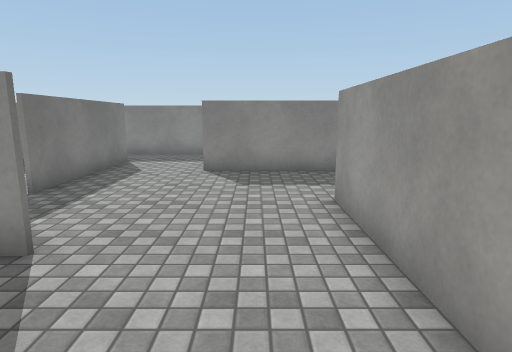
view 1 (above)

20 first-person views from a walk through a Unity game level. The camera is 1.5 m above the floor, tilts 10° down and sees 75° across. The floor is counted in squares, 1 m on a side. Each view is taken from the middle of a square. On the plan, view 1 faces up. The plan holds only what a view shows up to about 15 squares ahead; the rest is blank. Surface patterns are stand-ins for the level's own textures.

view 2
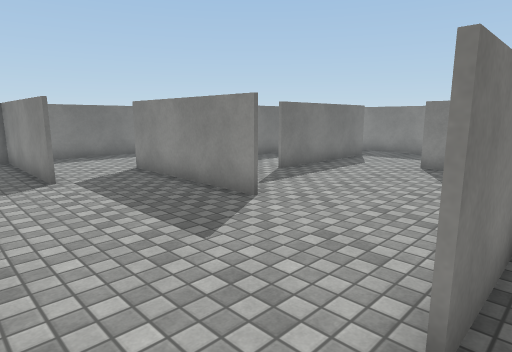

view 3
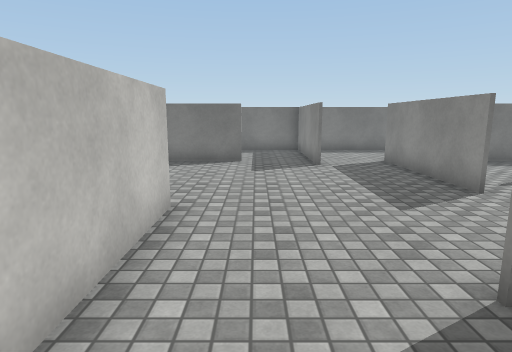

view 4
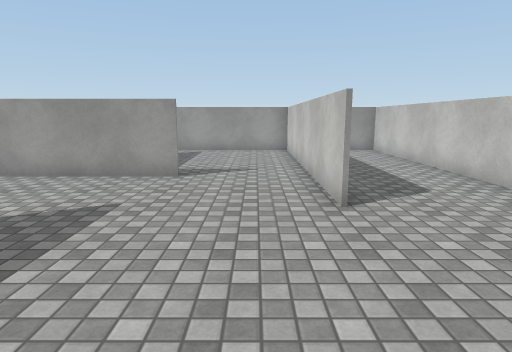

view 5
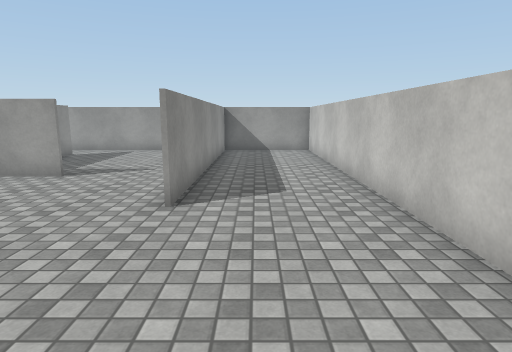

view 6
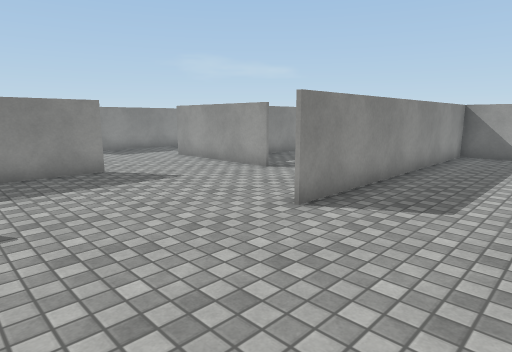

view 7
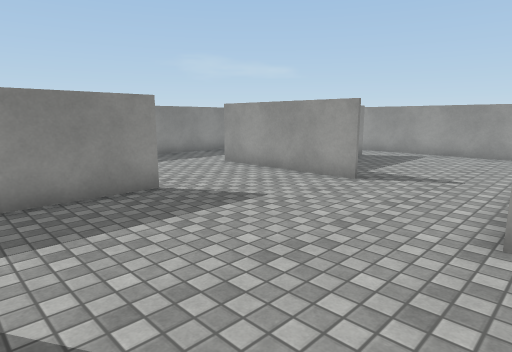

view 8
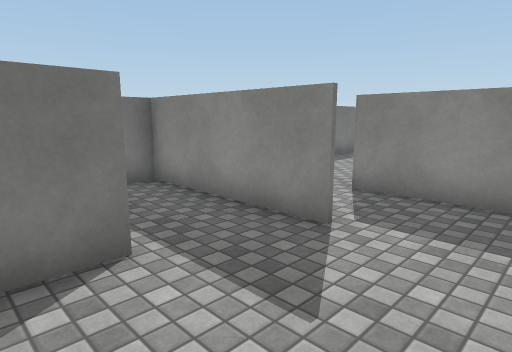

view 9
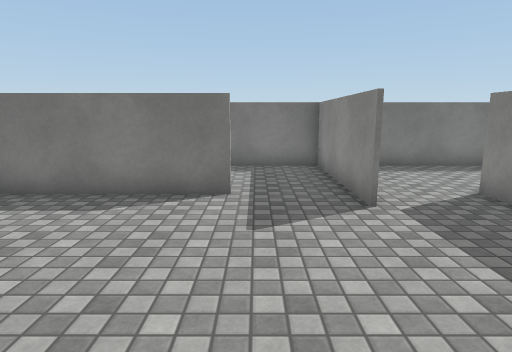

view 10
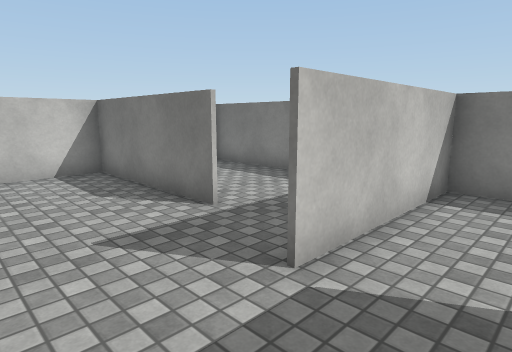

view 11
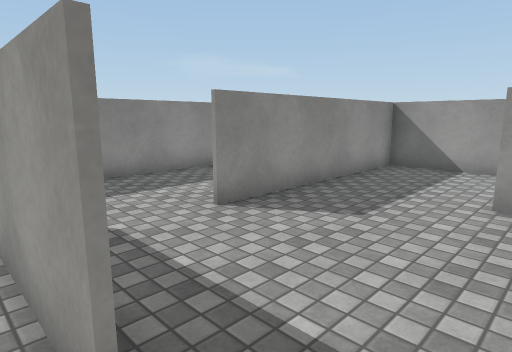

view 12
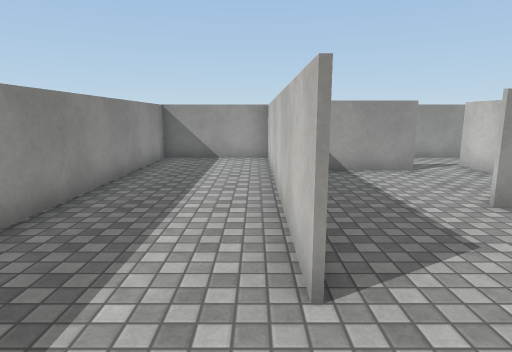

view 13
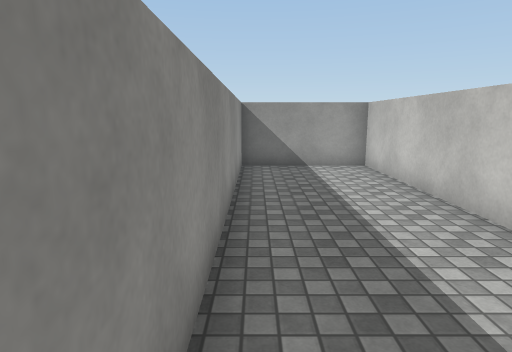

view 14
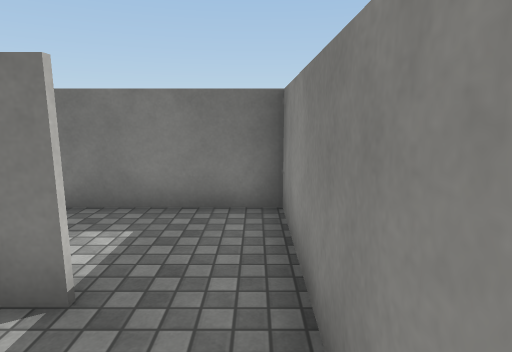

view 15
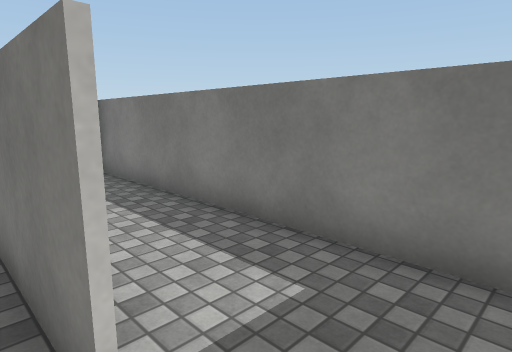

view 16
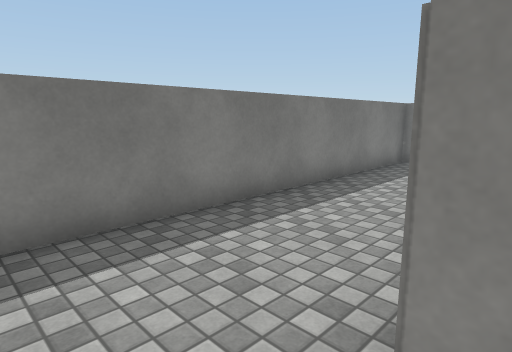

view 17
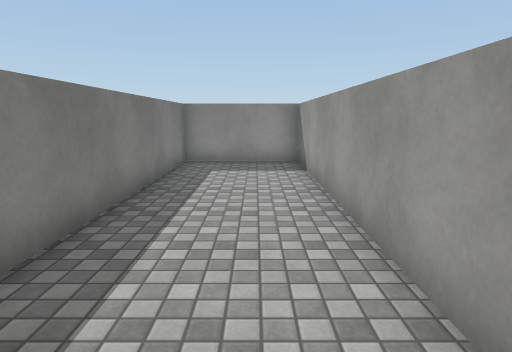

view 18
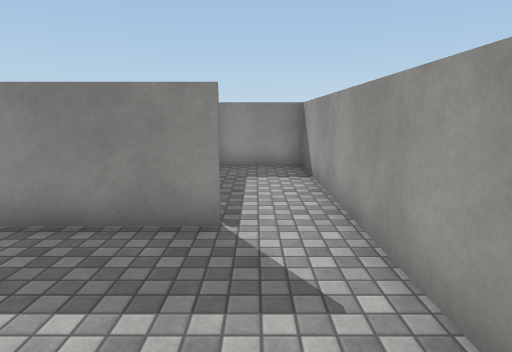

view 19
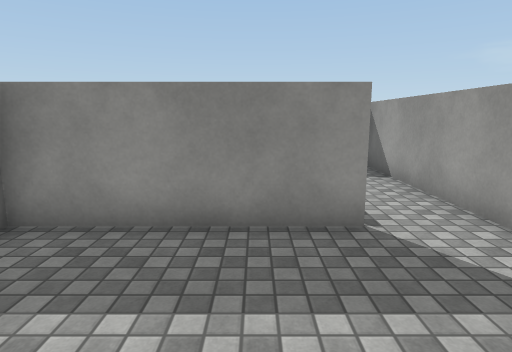

view 20
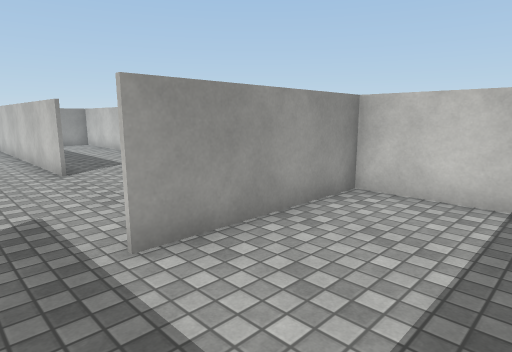

### Floor plan
Ten units are one square. View 1 is at (0, 0); x grows to the right and y downward. Boxes are objects, and circles mark ways between rooms. Rooms are numbered by the first view taken in them; rooms with no view inside come last. Other rooms are left out.
<svg viewBox="-120 -140 210 210">
<path fill="none" stroke="#000" d="M-24 -35 -66 -35M15 -9 15 -60M-16 24 4 24M55 -54 55 -94 -15 -94M-15 -95 85 -95M-64 -10 -86 -10M-75 14 -75 65M-44 -116 -44 -65M85 -99 85 -134 -44 -134M85 41 85 26 -15 26M-80 65 81 65M66 -35 16 -35 16 -10M85 11 85 -34M4 24 79 24M-45 -64 -45 -92M-44 -134 -79 -134M-75 -135 -75 -35M-75 -38 -75 -135M-66 -35 -76 -35M-115 -11 -65 -11M-79 -134 -114 -134 -114 -10M-102 65 -80 65M-114 -10 -114 65M-86 -10 -115 -10M-75 65 -75 15M85 -94 58 -94M85 -34 85 -99M49 -35 65 -35"/>
<circle cx="10" cy="5" r="3" fill="#2a7"/>
<circle cx="-50" cy="-125" r="3" fill="#2a7"/>
<circle cx="-50" cy="-55" r="3" fill="#2a7"/>
<circle cx="-75" cy="-25" r="3" fill="#2a7"/>
<circle cx="-80" cy="5" r="3" fill="#2a7"/>
<circle cx="50" cy="-50" r="3" fill="#2a7"/>
<circle cx="75" cy="-40" r="3" fill="#2a7"/>
<text x="0" y="-30">1</text>
<text x="50" y="-10">2</text>
<text x="-60" y="-90">3</text>
<text x="-100" y="-70">4</text>
<text x="-100" y="30">5</text>
<text x="70" y="-70">6</text>
</svg>
Room 1 opens to room 2. Room 1 opens to room 3. Room 1 opens to room 4. Room 1 opens to room 5. Room 1 opens to room 6. Room 2 opens to room 6.

Where each view was taken, in squares from view 1:
view 1: 0 up, 0 right, facing up
view 2: 1 down, 2 right, facing up-left
view 3: 1 down, 4 right, facing left
view 4: 1 down, 7 left, facing right
view 5: 4 down, 7 left, facing right
view 6: 6 down, 6 left, facing up-right
view 7: 3 down, 6 left, facing up-right
view 8: 3 down, 4 left, facing up-left
view 9: 1 down, 1 left, facing left
view 10: 3 up, 4 left, facing down-left
view 11: 5 up, 5 left, facing up-right
view 12: 10 up, 4 left, facing right
view 13: 13 up, 2 left, facing right
view 14: 13 up, 2 left, facing left
view 15: 13 up, 4 left, facing down-left
view 16: 2 up, 7 left, facing up-left
view 17: 2 up, 9 left, facing up
view 18: 1 down, 7 right, facing up
view 19: 1 down, 5 right, facing up
view 20: 0 up, 11 left, facing down-right
